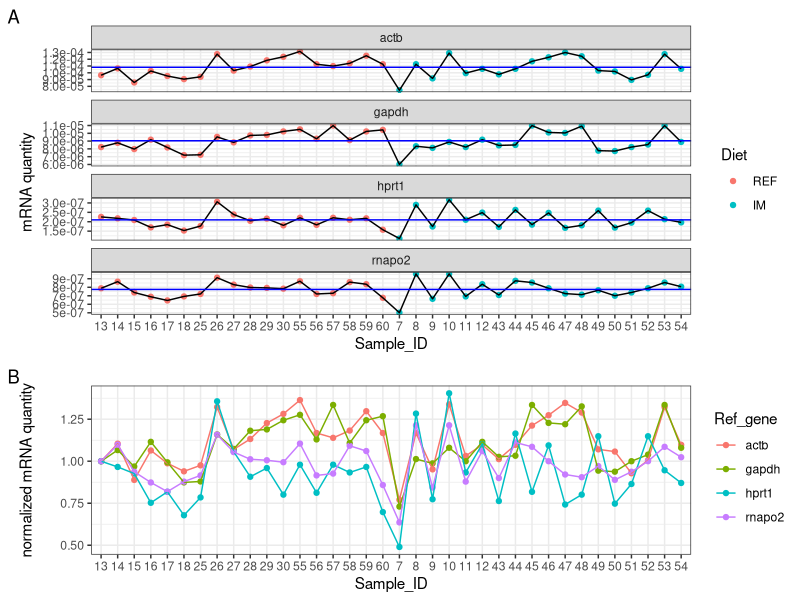
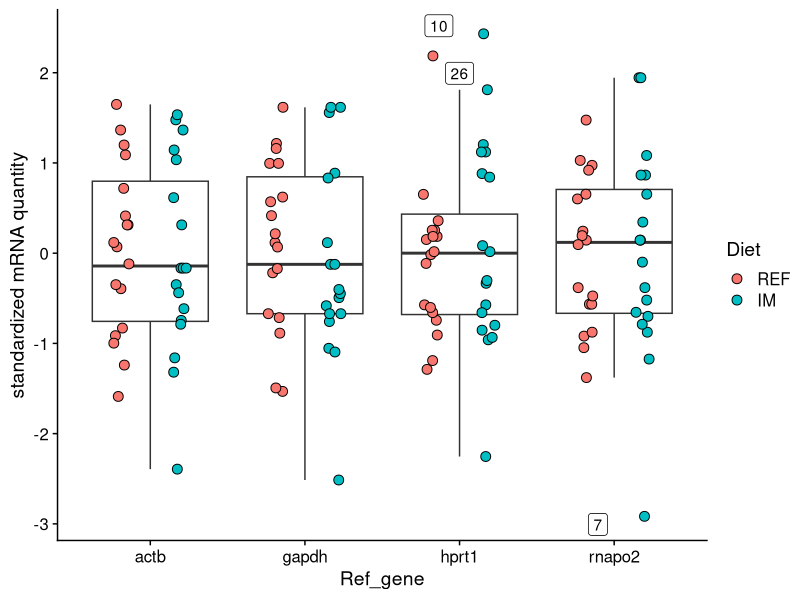
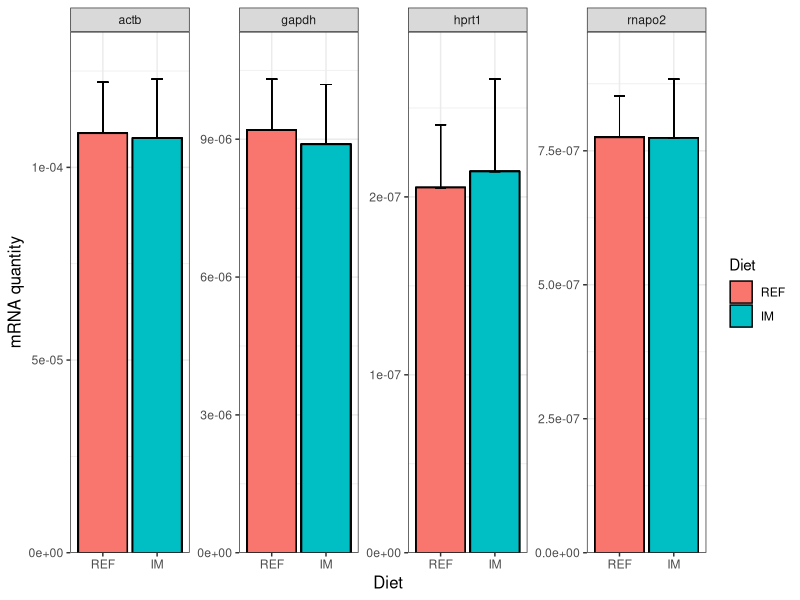
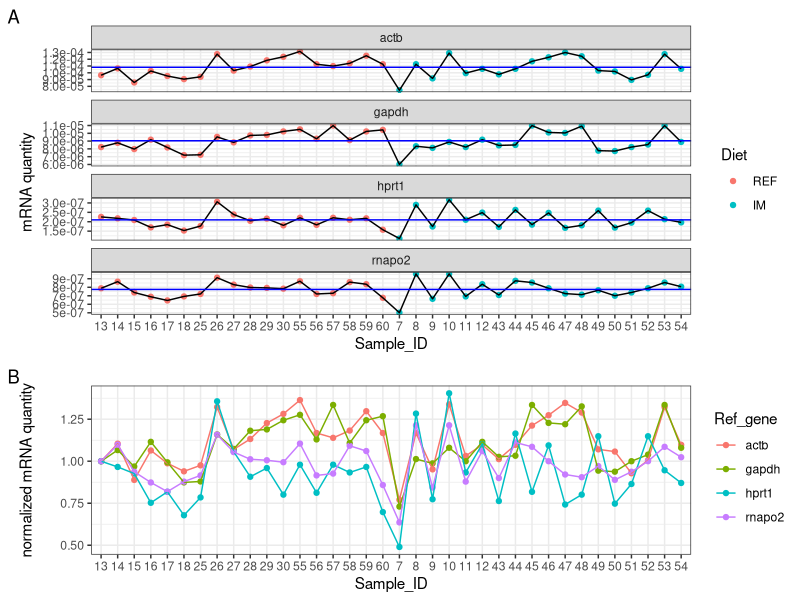
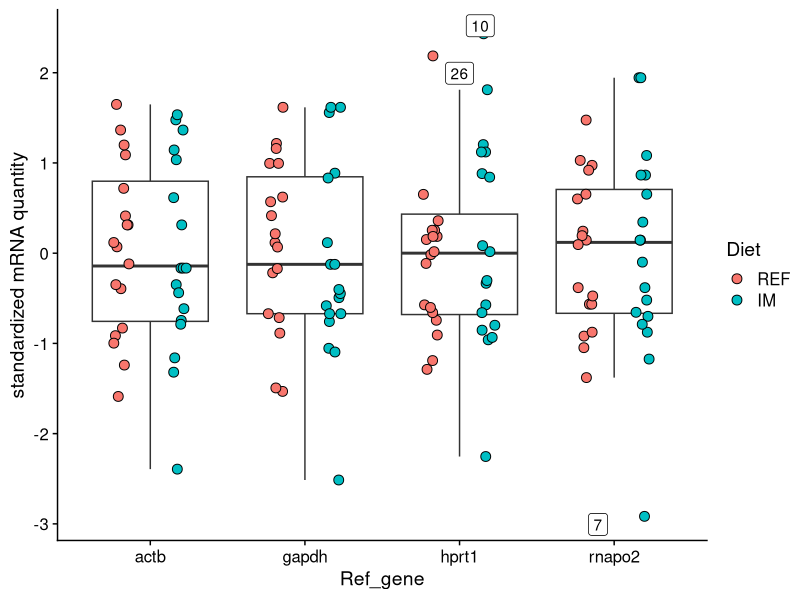
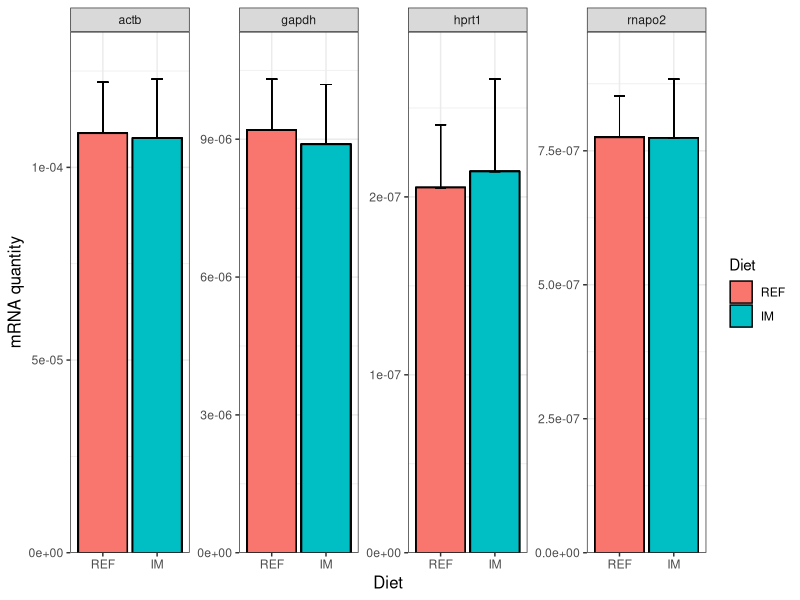
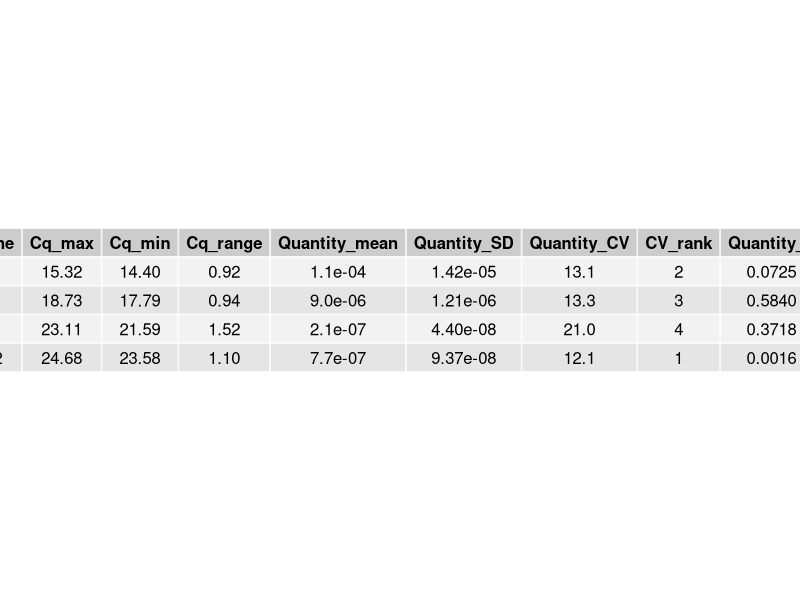

The R source for these figures, in order: (Note: this script raises an error after producing the figures.)
library(tidyverse) # tidy, manipulate and plot data
library(broom) # tidy statistical outputs
library(cowplot) #  a ggplot2 add-on to provide a publication-ready theme  

# Import and tidy data ################################################################################################
df <- read.csv("./data/clean_data/AqFl2_qPCR_ref_PI.csv", header = T, na.strings = c(""), stringsAsFactors = FALSE)
head(df, n = 20L)
str(df)

# Tidy data and calculate new variables
df <- df %>% 
  arrange(Ref_gene, desc(Diet)) %>% 
  mutate(Quantity = `^`(PE, -Cq)) %>% # calculate mRNA quantity. PE: primer efficiency
  group_by(Ref_gene, Diet)  %>%
  mutate(Mean = mean(Quantity), SD = sd(Quantity)) %>% # calculate average mRNA quantity per diet and its sd
  ungroup() %>%
  group_by(Ref_gene) %>%
  mutate(Quantity_std = scale(Quantity), # standardize mRNA quantity of each reference gene
         Quantity_nm = Quantity / Quantity[1]) # normalize mRNA quantity of each reference gene to the first sample
 
# Exploratory analysis ################################################################################################ 
# Convert character to factor, specifying the desired orders to be shown on plots
df$Diet <- factor(df$Diet, levels = c("REF", "IM"))
df$Sample_ID <- factor(df$Sample_ID, levels = unique(df$Sample_ID)) # use the exact order of Sample_ID column

# Point diagram -----------------------------------------------------------------------------------
# make a dataframe containing the grand mean of mRNA quantity per reference gene
gm <- df %>% 
  group_by(Ref_gene) %>%
  summarize(gmean = mean(Quantity))

# make point diagram 
# Show individual expression profile
p1 <- df %>% 
  ggplot(aes(x = Sample_ID, y = Quantity, group = 1)) +
    geom_point(aes(color = Diet)) +
    geom_line() +
    facet_wrap(~ Ref_gene, ncol = 1, scales = "free_y") +
    labs(y = "mRNA quantity", tag = "A") +
    scale_y_continuous(labels = scales::scientific) + 
    theme_bw() +
    geom_hline(aes(yintercept = gmean), gm, color = "blue") # The blue line shows the grand mean.

# Show normalized expression levels of the 4 reference genes in one plot
p2 <- df %>% 
  ggplot(aes(x = Sample_ID, y = Quantity_nm, color = Ref_gene)) +
    geom_point() +
    geom_line(aes(group = Ref_gene)) +
    labs(y = "normalized mRNA quantity", tag = "B") +
    theme_bw() +
    scale_fill_brewer(palette = "Dark2") 

# Combine the plots
plot_grid(p1, p2, ncol = 1, align = "v", rel_heights = c(3, 2))

ggsave('./analysis/exploratory_analysis/qPCR_ref_PI_pointDiagram.pdf', 
       units = "in", 
       dpi = 300,
       height = 10,
       width = 8)

# Boxplot -----------------------------------------------------------------------------------------
# convert Sample_ID as character, otherwise ggrepel won't work properly
df$Sample_ID <- as.character(df$Sample_ID)

# Define a function for identifying outliers
is_outlier <- function(x) {
  x < quantile(x, 0.25) - 1.5 * IQR(x) | x > quantile(x, 0.75) + 1.5 * IQR(x)
}

# Make boxplot using standardized mRNA quantity
df %>% 
  group_by(Ref_gene) %>%
  mutate(outlier = is_outlier(Quantity_std)) %>%
  ggplot(aes(x = Ref_gene, y = Quantity_std, label = ifelse(outlier, Sample_ID, NA))) +
  geom_boxplot(outlier.shape = NA) +
  geom_point(aes(fill = Diet), size = 3, shape = 21, position = position_jitterdodge(0.2)) +
  ggrepel::geom_label_repel() + # label outliers with Sample_ID
  ylab("standardized mRNA quantity") +
  theme_cowplot()

ggsave('./analysis/exploratory_analysis/qPCR_ref_PI_boxPlot.pdf', units = "in", dpi = 300)

# Barplot -----------------------------------------------------------------------------------------
df %>%
  ggplot(aes(x = Diet, y =  Mean, fill = Diet)) +
  geom_bar(stat = "identity", position = position_dodge(), colour = "black") +
  geom_errorbar(aes(ymin = Mean, ymax = Mean + SD), size = 0.3, width = 0.2) + # add error bar (sd)
  facet_wrap(~ Ref_gene, nrow = 1, scales = "free_y") +
  scale_y_continuous(limits = c(0, NA), expand = expand_scale(mult = c(0, 0.1))) + 
  ylab("mRNA quantity") +
  theme_bw() +
  theme(axis.title.x = element_text(size = 12),
        axis.title.y = element_text(size = 12))

ggsave('./analysis/exploratory_analysis/qPCR_ref_PI_barPlot.pdf', units = "in", dpi = 300)

# Rank reference genes by coefficient of variation and F statistic ###################################################
# Calculate coefficient of variance (cv), measuring overall stability of reference genes across all the samples
cv <- df %>% 
  group_by(Ref_gene) %>%
  summarize(Cq_max = max(Cq), 
            Cq_min = min(Cq), 
            Cq_range = max(Cq) - min(Cq), 
            Quantity_mean = mean(Quantity), 
            Quantity_SD = sd(Quantity),
            Quantity_CV = 100 * Quantity_SD / Quantity_mean) %>%
  mutate(CV_rank = dense_rank(Quantity_CV)) %>% # rank reference genes by CV
  arrange(Ref_gene)
  
# Calculate F-statistic, measuring reference gene stability across experimental treatments
F_stat <- df %>% 
  group_by(Ref_gene) %>% 
  do(tidy(aov(Quantity ~ Diet, data = .))) %>% # run ANOVA for each reference gene and tidy statistical outputs
  na.omit() %>%
  select(Ref_gene, statistic) %>%
  rename(Quantity_F = statistic) %>%
  as.data.frame() %>%
  mutate(F_rank = dense_rank(Quantity_F)) %>% # rank reference genes by F statistic
  arrange(Ref_gene) 

# Summary 
smr <- full_join(cv, F_stat, by = "Ref_gene")

# Format digits
smr$Quantity_mean <- formatC(smr$Quantity_mean, format = "e", digits = 1)
smr$Quantity_SD <- formatC(smr$Quantity_SD, format = "e", digits = 2)
smr$Quantity_CV <- formatC(smr$Quantity_CV, format = "f", digits = 1)
smr$Quantity_F <- formatC(smr$Quantity_F, format = "f", digits = 4)

# Export summary table
pdf('./results/reference_gene_ranks/ref_gene_rank_PI.pdf', width = 12)
gridExtra::grid.table(smr)
dev.off()

# Get session info
writeLines(capture.output(sessionInfo()), "./analysis/code/qPCR_ref_PI_sessionInfo.txt")